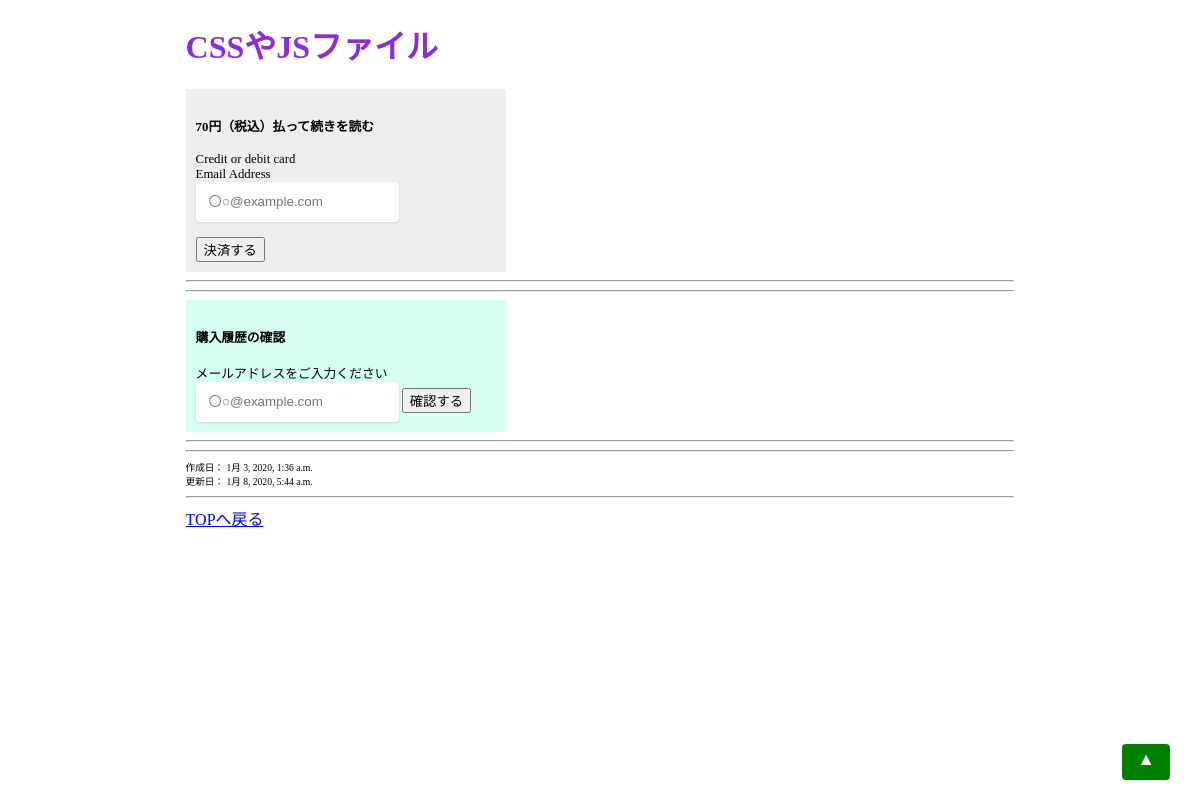
Page /cssjs/ on the earlier database version.
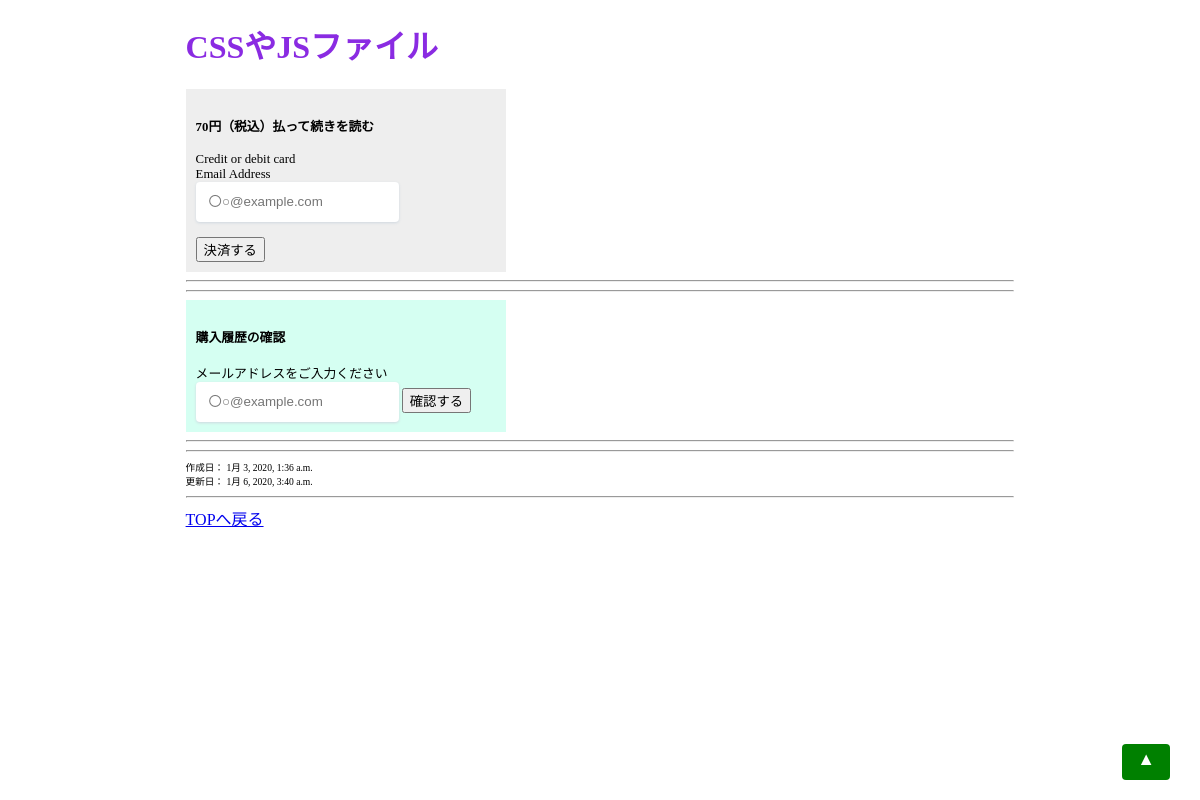
Same page on the later database version.
### blog/models.py (models this page shows, shortened)
class Post(models.Model):
    title = models.CharField(max_length=100)
    slug = models.SlugField()
    text = MarkdownxField()
    price = models.IntegerField(null=True)
    created_datetime = models.DateTimeField(auto_now_add=True)
    updated_datetime = models.DateTimeField(auto_now=True)
    def formatted_markdown(self):
        return markdownify(self.text)

### blog/views.py (the view)
# urls.py: path('<slug:slug>/', views.fee_detail, name='fee_detail'),
def fee_detail(request, slug):
    post = get_object_or_404(Post, slug=slug)
    blog_price = post.price
    if blog_price > 0:
        stripe.api_key = 'sk_test_L3ocIJYmmqbktHeyfNh9t9I600OpJsBvke'
        if request.method == "POST":
            try:
                user_email = request.POST['input_mail']
                amount = blog_price
                customer = stripe.Customer.create(
                    email = user_email,
                    source=request.POST['stripeToken']
                )
                print("stripe.Customer.create()     OK!")
                paied = stripe.Charge.create(
                    customer=customer.id,
                    amount=amount,
                    currency='jpy',
                    description='ブログのdjangoでStripe中....',
                    receipt_email=user_email,
                )
                print("stripe.Charge.create()     OK!")
                if paied["status"]=="succeeded":
                    sells_data = Sell()
                    sells_data.sold_blog = post
                    sells_data.customer_mail = user_email
                    sells_data.Date = timezone.now()
                    sells_data.price = amount
                    sells_data.save()
                    return render(request, 'blog/paid_detail.html', {'post': post})
                else:
                    pay_status = paied["status"]
                    return render(request, 'blog/fee_detail.html', {'post': post,  'pay_status':pay_status})
            except stripe.error.StripeError:
                print("error......")
        else:
            sample_text = "Stripe上手くいくかな....."
        return render(request, 'blog/fee_detail.html', {'post': post})
    else:
        return render(request, 'blog/detail.html', {'post':post}) # 0円記事のパターン

### blog/templates/blog/fee_detail.html (shortened to what this page needs)
{% extends 'blog/base.html' %}
{% load static %}
{% block content %}
<link rel="stylesheet" href="{% static 'css/pay-stripe.css' %}">
<h1>{{ post.title }}</h1>
<div style="width:300px;font-size:0.8em;background-color:#eeeeee;padding-top: 10px;padding-right: 10px;padding-bottom: 10px;padding-left: 10px;">
<h4>{{ post.price }}円（税込）払って続きを読む</h4>
<form method="post" id="payment-form">
    <div class="form-row inline">
        <div class="col">
            <label for="card-element">
            Credit or debit card
            </label>
        </div>
        <div class="col">
        <label for="email">
        Email Address
        </label><br>
        <input id="email" name="input_mail"  type="email" placeholder="〇○@example.com"  required>
    </div>
    </div>
  <br>
  <button>決済する</button>
</form>
</div>
<hr>
<hr>
{% if inputed_email %}
{% else %}
<div style="width:300px;font-size:0.8em;background-color:#d5fff2;padding-top: 10px;padding-right: 10px;padding-bottom: 10px;padding-left: 10px;">
<h4>購入履歴の確認</h4>
<form action="{% url 'post:purchased_check' post.slug%}" method="post">
<label for="check_mail">
メールアドレスをご入力ください
</label><br>
<input id="email" name="check_mail"  type="email" placeholder="〇○@example.com"  required>
<button type="submit">確認する</button>
</form>
</div>
<hr>
<hr>
{% endif %}
<div style="font-size:0.6em">
作成日： {{ post.created_datetime }}
<br>
更新日： {{ post.updated_datetime }}
</div>
<hr>
{% endblock %}

Differences in the rows shown:
changed Post "CSSやJSファイル": updated_datetime "1月 8, 2020, 5:44 a.m." → "1月 6, 2020, 3:40 a.m."
